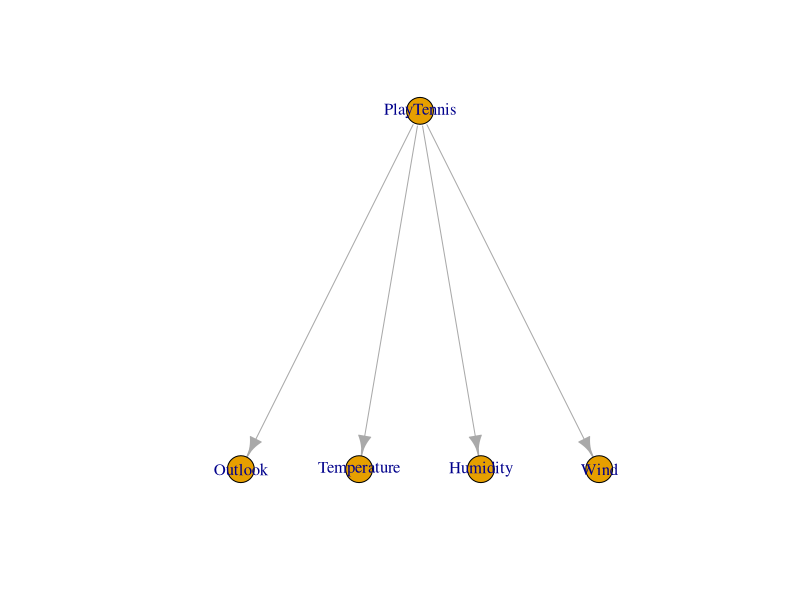

This figure's R source:
## ---- chunk 1
knitr::opts_chunk$set(echo = FALSE)
## ---- chunk 2

mat <- rbind(c(0,1,1,1,1),
             rep(0, 5),
             rep(0, 5),
             rep(0, 5),
             rep(0, 5))

colnames(mat) <- c("PlayTennis", "Outlook","Temperature","Humidity","Wind")

rownames(mat) <- colnames(mat)

g <- igraph::graph.adjacency(mat, mode = "directed")

l <- rbind(c(5, 7),
           c(0, 5),
           c(3.3, 5),
           c(6.7,5),
           c(10, 5))

plot(g, layout = l)
## ---- chunk 3
d <- data.frame(Wind = c("weak", "strong", "weak", "weak", "weak", "strong", 
                         "strong", "weak", "weak", "weak", "strong", "strong",
                         "weak", "strong"),
                PlayTennis = c("no", "no", "yes", "yes", "yes", "no", "yes", 
                               "no", "yes", "yes", "yes", "yes", "yes", "no"))

knitr::kable(prop.table(table(d),2), digits = 3)
